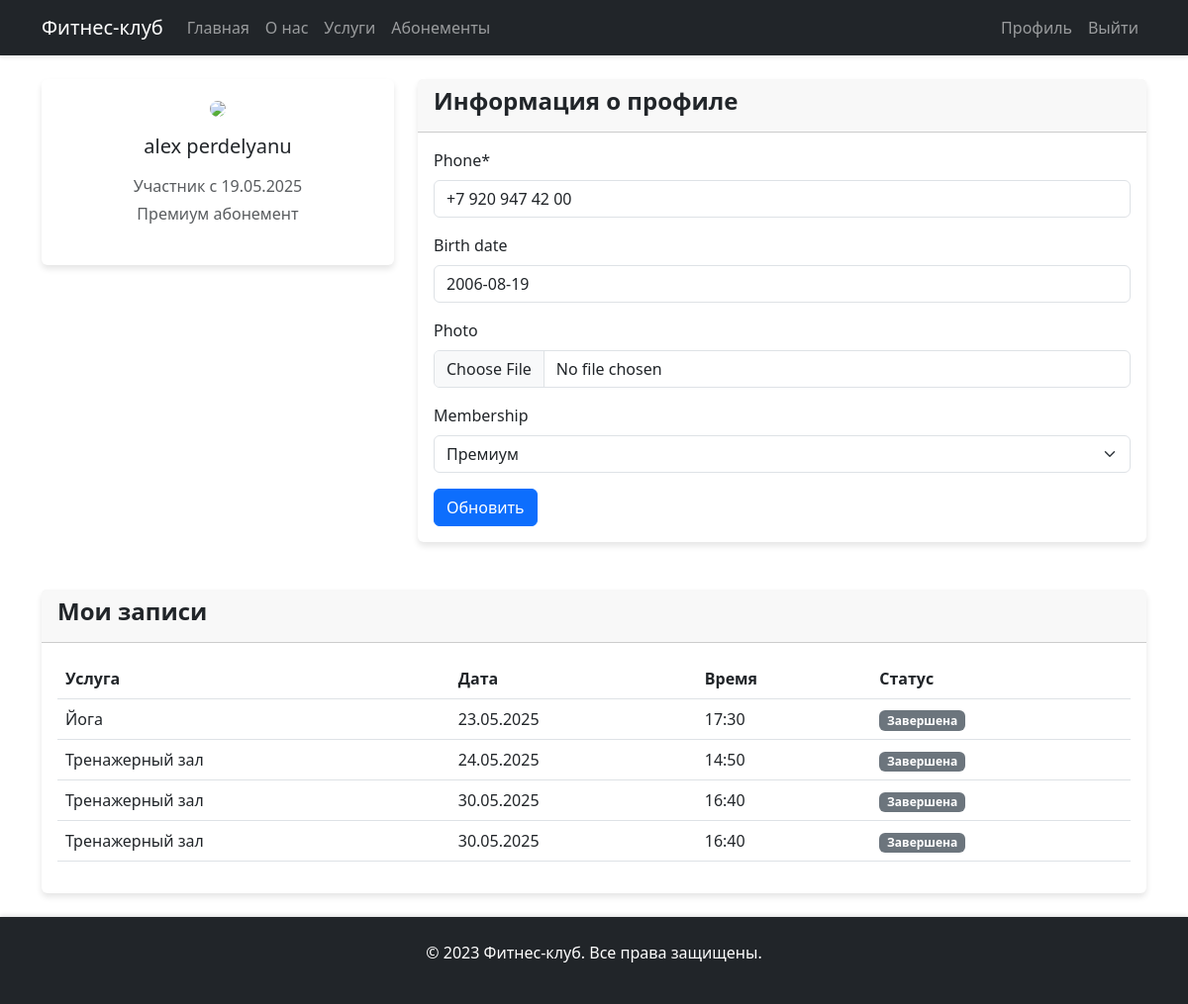
Screenshot of /profile/ (signed in) with the database file from the repository.
### club/models.py (models this page shows, shortened)
class Member(models.Model):
    user = models.OneToOneField(User, on_delete=models.CASCADE)
    phone = models.CharField(max_length=20)
    birth_date = models.DateField(null=True, blank=True)
    membership = models.ForeignKey(Membership, on_delete=models.SET_NULL, null=True, blank=True)
    join_date = models.DateField(auto_now_add=True)
    photo = models.ImageField(upload_to='members/', null=True, blank=True)

class Membership(models.Model):
    MEMBERSHIP_TYPES = [
        ('BASIC', 'Базовый'),
        ('PREMIUM', 'Премиум'),
        ('VIP', 'VIP'),
    ]
    name = models.CharField(max_length=100, choices=MEMBERSHIP_TYPES, default='BASIC')
    price = models.DecimalField(max_digits=10, decimal_places=2)
    duration_days = models.IntegerField()
    description = models.TextField()
    def __str__(self):
        return self.get_name_display()

class Booking(models.Model):
    user = models.ForeignKey(User, on_delete=models.CASCADE)
    service = models.ForeignKey(Service, on_delete=models.CASCADE)
    date = models.DateField()
    time = models.TimeField()
    created_at = models.DateTimeField(auto_now_add=True)

class Service(models.Model):
    SERVICE_TYPES = [
        ('GYM', 'Тренажерный зал'),
        ('YOGA', 'Йога'),
        ('POOL', 'Бассейн'),
        ('CROSSFIT', 'Кроссфит'),
    ]
    name = models.CharField(max_length=100, choices=SERVICE_TYPES)
    description = models.TextField()
    price = models.DecimalField(max_digits=10, decimal_places=2)
    available = models.BooleanField(default=True)

### club/views.py (the view)
# urls.py: path('profile/', club_views.profile, name='profile'),
@login_required
def profile(request):
    try:
        member = request.user.member
    except Member.DoesNotExist:
        if request.user.is_staff:
            return redirect('/admin/')
        member = Member.objects.create(user=request.user)
    bookings = Booking.objects.filter(user=request.user).order_by('date', 'time')
    now = timezone.now()
    if request.method == 'POST':
        form = ProfileUpdateForm(request.POST, request.FILES, instance=member)
        if form.is_valid():
            form.save()
            return redirect('profile')
    else:
        form = ProfileUpdateForm(instance=member)
    return render(request, 'club/profile.html', {
        'form': form,
        'member': member,
        'bookings': bookings,
        'now': now
    })

### club/forms.py
class ProfileUpdateForm(forms.ModelForm):
    class Meta:
        model = Member
        fields = ['phone', 'birth_date', 'photo', 'membership']

### club/templates/club/profile.html (shortened to what this page needs)
{% extends 'club/base.html' %}
{% load static %}
{% load crispy_forms_tags %}
{% block content %}
<div class="row">
    <div class="col-md-4">
        <div class="card mb-4">
            <div class="card-body text-center">
                {% if member.photo %}
                    <img src="{{ member.photo.url }}" class="rounded-circle img-fluid" style="width: 150px; height: 150px; object-fit: cover;">
                {% else %}
                    <img src="{% static 'club/images/default-profile.png' %}" class="rounded-circle img-fluid" style="width: 150px;">
                {% endif %}
                <h5 class="my-3">{{ user.get_full_name }}</h5>
                <p class="text-muted mb-1">Участник с {{ member.join_date|date:"d.m.Y" }}</p>
                {% if member.membership %}
                    <p class="text-muted mb-4">{{ member.membership.get_name_display }} абонемент</p>
                {% else %}
                    <p class="text-muted mb-4">Нет активного абонемента</p>
                {% endif %}
            </div>
        </div>
    </div>
    <div class="col-md-8">
        <div class="card mb-4">
            <div class="card-header">
                <h4>Информация о профиле</h4>
            </div>
            <div class="card-body">
                <form method="POST" enctype="multipart/form-data">
                    {{ form|crispy }}
                    <button type="submit" class="btn btn-primary">Обновить</button>
                </form>
            </div>
        </div>
    </div>
</div>
<div class="card mt-4">
    <div class="card-header">
        <h4>Мои записи</h4>
    </div>
    <div class="card-body">
        {% if bookings %}
            <div class="table-responsive">
                <table class="table">
                    <thead>
                        <tr>
                            <th>Услуга</th>
                            <th>Дата</th>
                            <th>Время</th>
                            <th>Статус</th>
                        </tr>
                    </thead>
                    <tbody>
                        {% for booking in bookings %}
                        <tr>
                            <td>{{ booking.service.get_name_display }}</td>
                            <td>{{ booking.date|date:"d.m.Y" }}</td>
                            <td>{{ booking.time|time:"H:i" }}</td>
                            <td>
                                {% if booking.date >= now.date %}
                                    <span class="badge bg-success">Активна</span>
                                {% else %}
                                    <span class="badge bg-secondary">Завершена</span>
                                {% endif %}
                            </td>
                        </tr>
                        {% endfor %}
                    </tbody>
                </table>
            </div>
        {% else %}
            <p>У вас нет активных записей</p>
        {% endif %}
    </div>
</div>
{% endblock %}

### club/static/club/css/style.css (style rules this page uses)
.card { transition: transform 0.3s; border: none; box-shadow: 0 4px 6px rgba(0, 0, 0, 0.1); }
.card-header h4 { font-weight: 600; }
.card { animation: fadeIn 0.5s ease-out; }

### rows the page displays
Member: join_date "19.05.2025", membership.name "Премиум", phone "+7 920 947 42 00", birth_date "2006-08-19", membership "Премиум"
Booking: service.name "Йога", date "23.05.2025", time "17:30", shows "Завершена"
Booking: service.name "Тренажерный зал", date "24.05.2025", time "14:50", shows "Завершена"
Booking: service.name "Тренажерный зал", date "30.05.2025", time "16:40", shows "Завершена"
Booking: service.name "Тренажерный зал", date "30.05.2025", time "16:40", shows "Завершена"

### other values shown
{{ user.get_full_name }} "alex perdelyanu"
